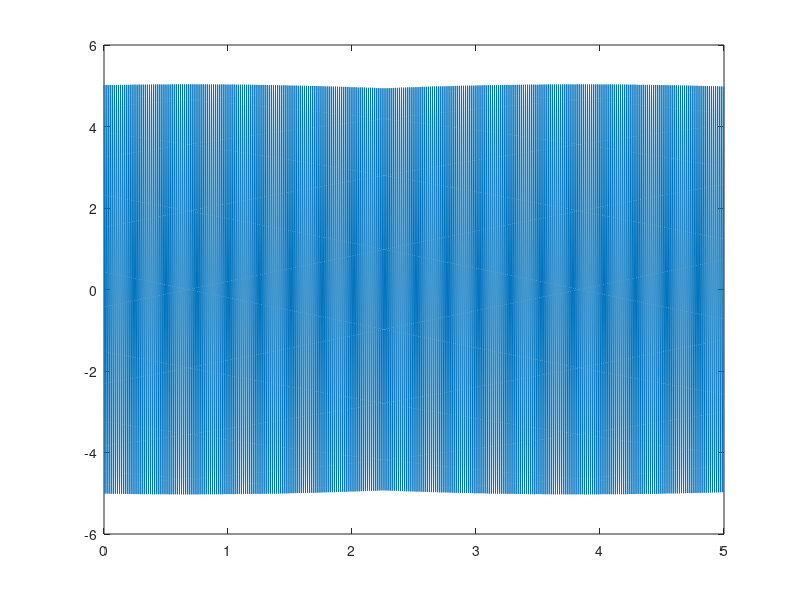
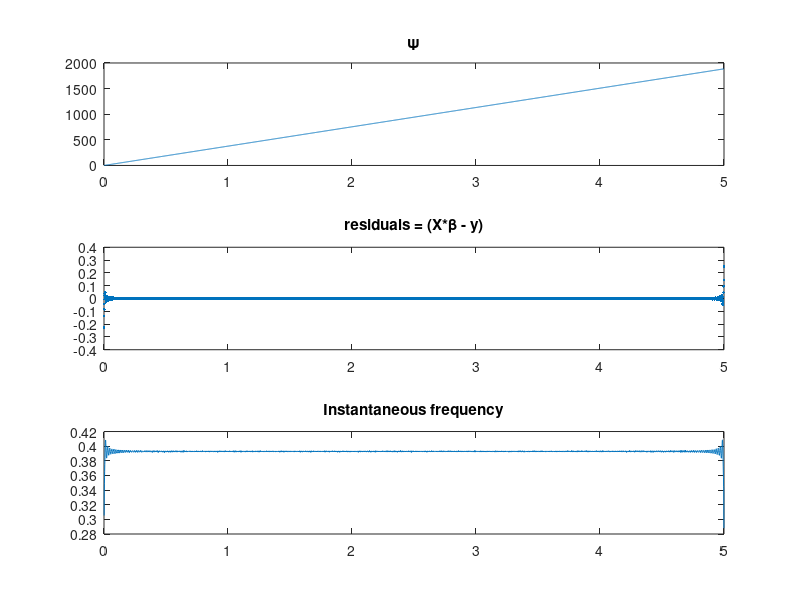

Recreate these plots in MATLAB, in order.
% Estimation of Frequency of lab signals
clear all; close all; clc;

%signal from memory
load('60Hz_DMM.mat');
NSamples = size(Signal,1);
F1 = 60; %nominal frequency [Hz]

%Hilbert filter
br = floor(0.05*NSamples); % 5% of NSamples are taken off at the beggining and end
z=hilbert(Signal);  % calculates the analytic signal associated with Signal
Psi = unwrap(angle(z));

f_hi=unwrap(angle(z(2:end,:).*conj(z(1:end-1,:))));  % Hilbert estimate of the instantaneous frequency of Signal
f=f_hi-median(f_hi(br:end-br));

plot(t,Signal)

%estimation of angular frequency (w = 2*pi*f) using hilbert
% w is the slope of the linear curve

%1st degree model matrix
%calculating 2freqs
X1 = [t ones(size(t))]; y = Psi;
beta = (X1'*X1)\X1'*y;
fest_1 = beta(1)/(2*pi)
ferr_1 = 100*(fest_1 - F1)/F1
res_1 = (X1*beta - y);

figure
subplot(3,1,1); plot(t,Psi); title('\Psi')
subplot(3,1,2); plot(t,res_1,'.'); title('residuals = (X*\beta - y)')
subplot(3,1,3); plot(t(2:end),abs(f_hi)); title('Instantaneous frequency')


